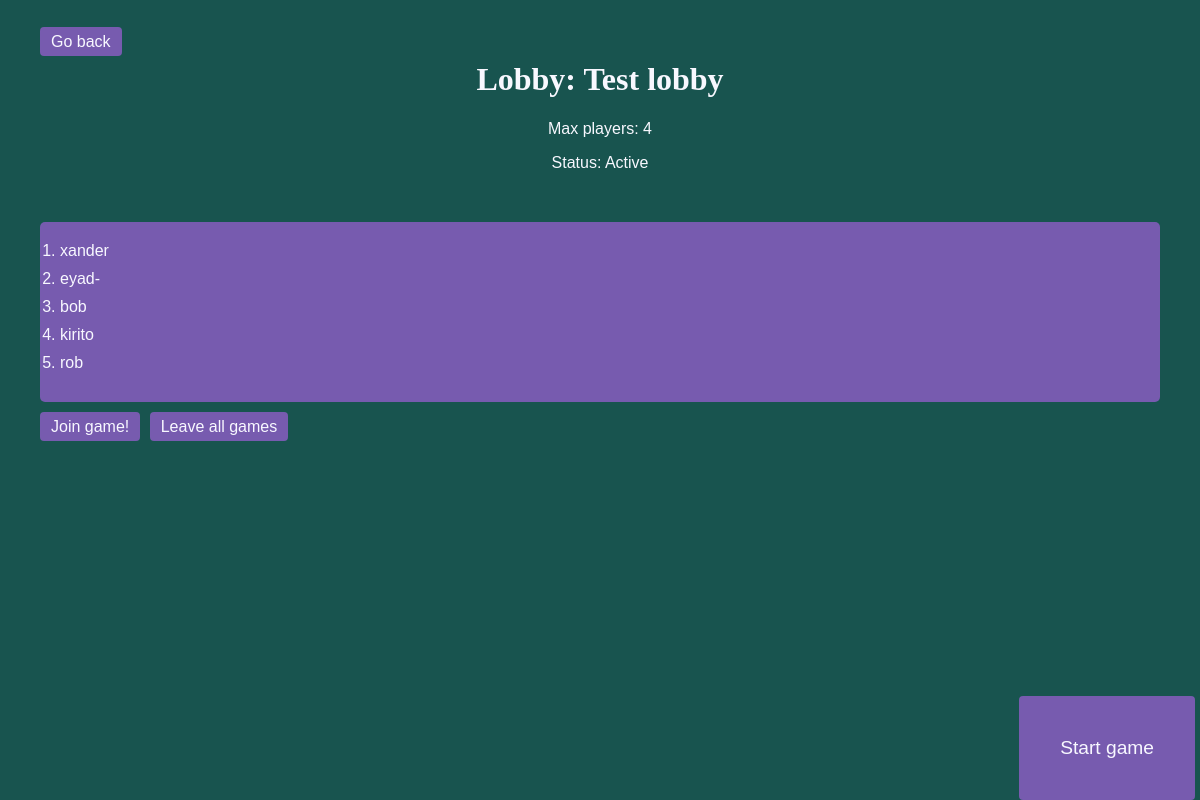
Before: /lobby/1/ with the older database file.
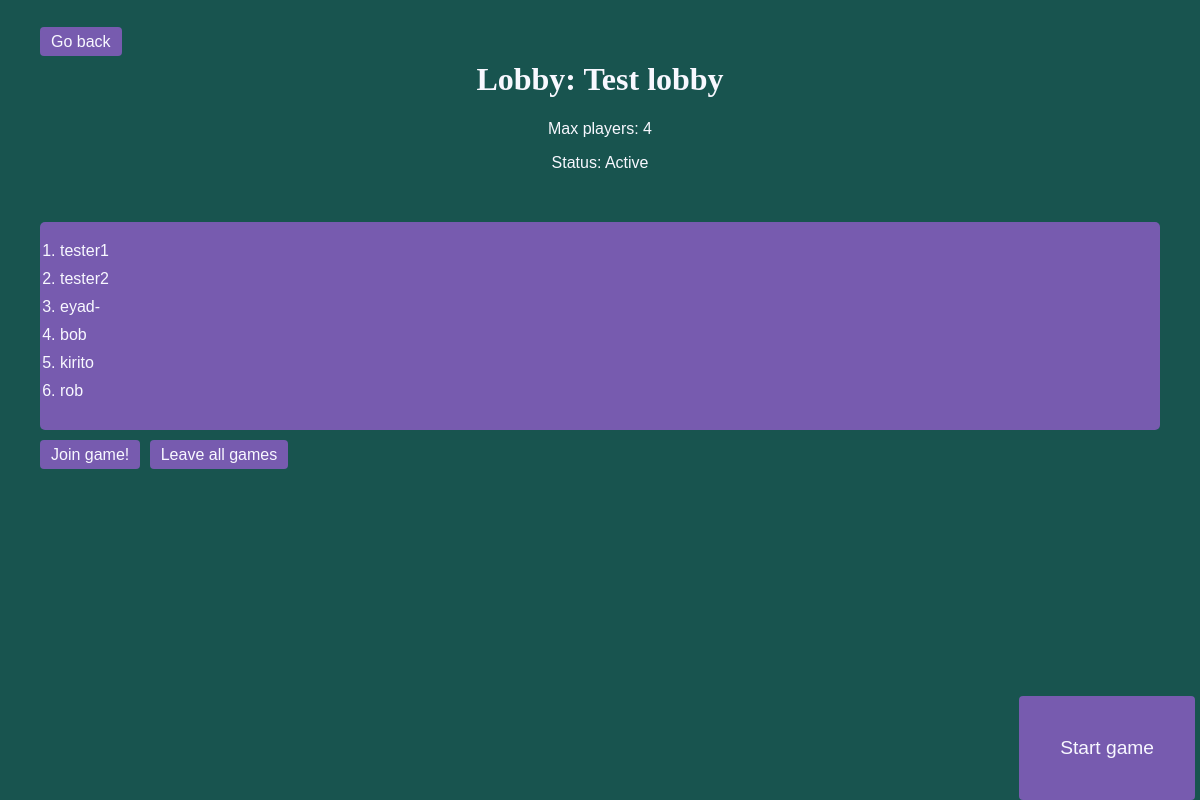
After: the same page with the newer database file.
### lobby/models.py (models this page shows)
class Lobby(models.Model):
    lobbyId = models.AutoField(primary_key=True)
    lobby_name = models.CharField(max_length=255)
    game_admin = models.ForeignKey(User, on_delete=models.CASCADE, null=True)
    game_status = models.IntegerField(choices=GAME_STATUS)
    game_cycle = models.IntegerField(choices=GAME_CYCLE, default=0)
    max_players = models.IntegerField(validators=[MaxValueValidator(16)])

class Participant(models.Model):
    lobbyId = models.ForeignKey(Lobby, on_delete=models.CASCADE, related_name='participants')
    userId = models.ForeignKey(User, on_delete=models.CASCADE)
    role = models.IntegerField(choices=GAME_ROLES)
    vote_count = models.IntegerField()
    voted = models.BooleanField(default=False)
    killed = models.IntegerField(default=0)
    rescued = models.IntegerField(default=0)
    dead = models.BooleanField(default=False)

### lobby/views.py (the view)
# urls.py: path('lobby/<int:id>/', LobbyView.as_view(), name='lobby'),
class LobbyView(View):
    def get(self, request, id):
        try:
            lobby = Lobby.objects.get(lobbyId=id)
        except Lobby.DoesNotExist:
            return redirect('/lobby/')
        return render(request, 'lobby/lobby.html', {'lobby': lobby})

### templates/lobby/lobby.html (shortened to what this page needs)
<!DOCTYPE html>
<html lang="en">
<head>
</head>
<body>
<h1>Lobby: {{ lobby.lobby_name }}</h1>
<p>Max players: {{ lobby.max_players }}</p>
<p>Status: {{ lobby.get_game_status_display }}</p>
<div class="container"><a href="/lobby/">Go back</a></div>
<ol>
    {% for p in lobby.participants.all %}
        <li>{{ p.userId.username }}</li>
    {% endfor %}
</ol>
<a href="/lobby/{{ lobby.lobbyId }}/join/" >Join game!</a>
<a href="/lobby/{{ lobby.lobbyId }}/leave/" >Leave all games</a>
<a href="/lobby/{{ lobby.lobbyId }}/gamestart/" class="btn">Start game</a>
</body>
</html>

### templates/lobby/lobby.html (style rules this page uses)
body { font-family: 'Arial', sans-serif; font-size: 16px; background-color: #18544f; margin: 20px; padding: 20px; }
h1 { font-family: Algerian; }
h1, p { color: ghostwhite; text-align: center; }
.container { position: relative; bottom: 155px; }
a { text-decoration: none; padding: 5px 10px; border: 1px solid transparent; border-radius: 4px; background-color: #775baf; color: ghostwhite; margin-right: 5px; }
ol { background-color:#775baf ; padding: 20px; border-radius: 5px; list-style-type: decimal; color: ghostwhite; }
li { margin-bottom: 10px; }
.btn { position: fixed; bottom: 0px; right: 0px; z-index: 998; padding: 40px; font-size: larger; }

Changed rows visible on the page:
removed Participant: userId.username "xander"
added Participant: userId.username "tester1"
added Participant: userId.username "tester2"
